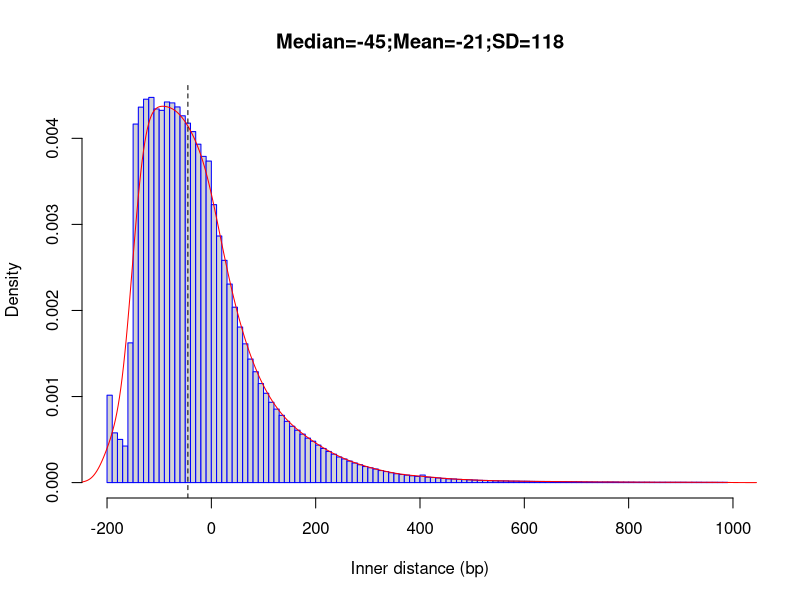

R code for this plot:
png("/rds/user/is460/hpc-work/muscle-rnaseq/ezbamqc/output/figs/srpk3_wt_ttnb_wt_5.inner_distance_plot.png",width=500,height=500,units="px")
fragsize=rep(c(-195,-185,-175,-165,-155,-145,-135,-125,-115,-105,-95,-85,-75,-65,-55,-45,-35,-25,-15,-5,5,15,25,35,45,55,65,75,85,95,105,115,125,135,145,155,165,175,185,195,205,215,225,235,245,255,265,275,285,295,305,315,325,335,345,355,365,375,385,395,405,415,425,435,445,455,465,475,485,495,505,515,525,535,545,555,565,575,585,595,605,615,625,635,645,655,665,675,685,695,705,715,725,735,745,755,765,775,785,795,805,815,825,835,845,855,865,875,885,895,905,915,925,935,945,955,965,975,985),times=c(127456,72504,62991,53338,203788,522915,547597,559199,561795,544942,542946,555159,553805,547883,534963,524288,511904,493527,475803,468954,405377,359672,324181,289534,255806,226886,202377,180170,161684,144420,130300,117139,107194,98117,89335,82129,76426,70676,64857,60361,54681,49788,45437,41455,37354,34451,31368,28554,26046,23400,21619,19807,17613,16095,14348,12903,11861,10890,9913,8968,11009,7848,7469,6800,6133,5434,5253,4690,4368,4054,3666,3349,3149,2858,2646,2418,2397,2127,2185,1998,1931,1790,1693,1647,1618,1441,1382,1358,1265,1251,1193,1021,973,937,836,850,937,855,736,733,696,601,584,591,519,538,523,520,450,469,485,430,465,456,398,393,447,389,375))
frag_sd = round(sd(fragsize),digits=0)
frag_mean = round(mean(fragsize),digits=0)
frag_median = round(median(fragsize),digits=0)
hist(fragsize,probability=T,breaks=120,xlim=c(-200,1000),xlab="Inner distance (bp)",main=paste(c("Median=",frag_median,";","Mean=",frag_mean,";","SD=",frag_sd),collapse=""),border="blue")
lines(density(fragsize,bw=20),col='red')
abline(v=frag_median,lty=2)
dev.state = dev.off()
